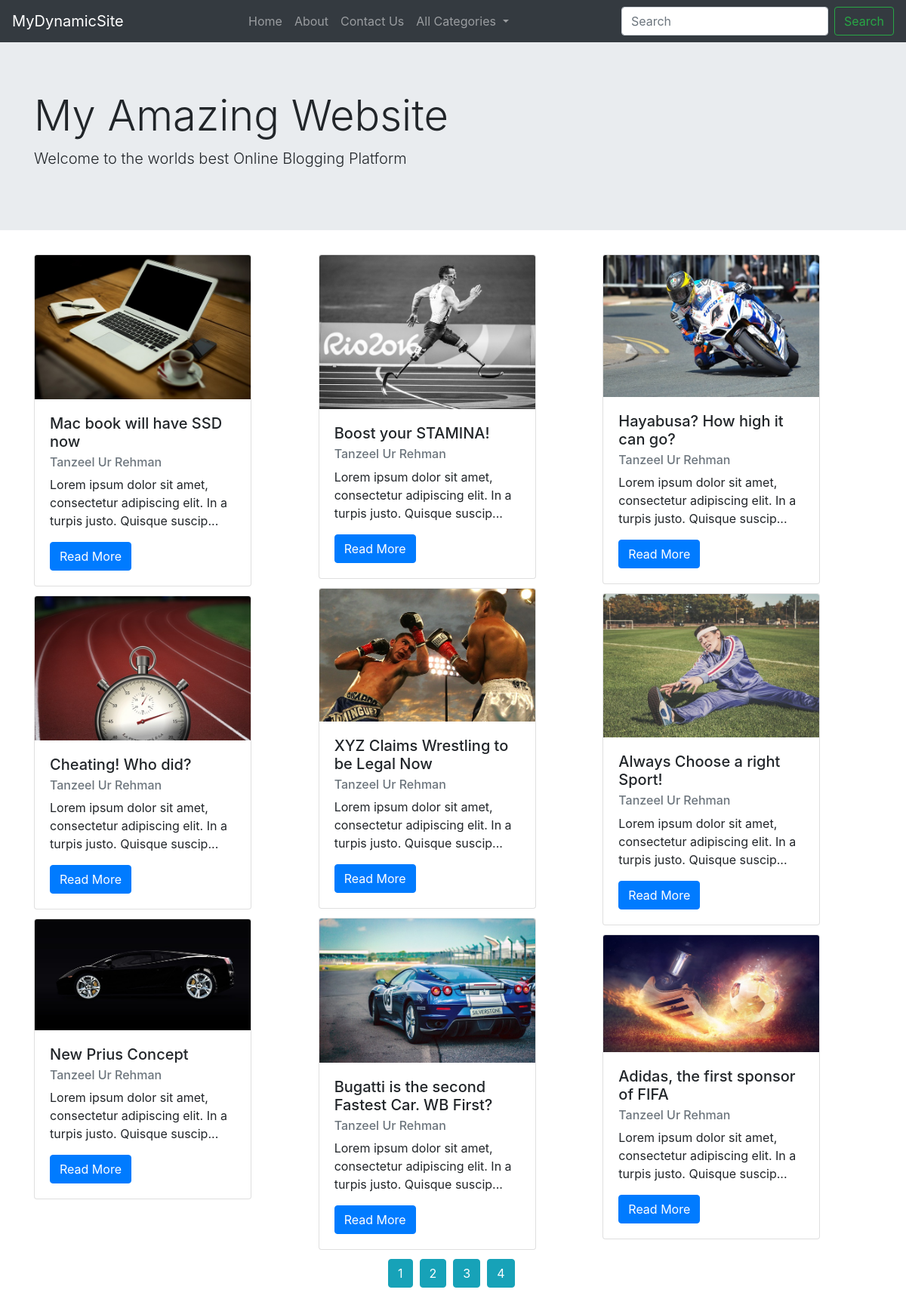
The page / on the database its author committed.
### tables this page shows
CREATE TABLE `page` (
  `page_id` int(11) NOT NULL,
  `page_title` varchar(256) NOT NULL,
  `page_content` longtext NOT NULL
);

CREATE TABLE `settings` (
  `setting_name` varchar(256) NOT NULL,
  `setting_value` longtext NOT NULL
);

CREATE TABLE `author` (
  `author_id` int(11) NOT NULL,
  `author_name` varchar(256) NOT NULL,
  `author_email` varchar(256) NOT NULL,
  `author_password` varchar(256) NOT NULL,
  `author_bio` longtext NOT NULL,
  `author_role` varchar(256) NOT NULL
);

CREATE TABLE `post` (
  `post_id` int(20) NOT NULL,
  `post_title` varchar(256) NOT NULL,
  `post_content` longtext NOT NULL,
  `post_category` int(20) NOT NULL,
  `post_author` int(20) NOT NULL,
  `post_date` varchar(256) NOT NULL,
  `post_keywords` varchar(256) NOT NULL,
  `post_image` varchar(256) NOT NULL
);

### index.php (the view, shortened to what this page needs)
<?php
include_once "includes/functions.php";
include_once "includes/connection.php";
?>
<!DOCTYPE html>
<html lang="en">
	<head>
		<link rel="stylesheet" href="style/bootstrap.min.css">
		<link rel="stylesheet" href="style.css">
	</head>
	<body>
		<?php include_once "includes/nav.php"; ?>
		<div class="jumbotron jumbotron-fluid">
			<div class="container">
				<h1 class="display-4"><?php getSettingValue("home_jumbo_title"); ?></h1>
				<p class="lead"><?php getSettingValue("home_jumbo_desc"); ?></p>
			</div>
		</div>
		<div class="container">
		<?php
			$sqlpg = "SELECT * FROM `post`";
			$resultpg = mysqli_query($conn, $sqlpg);
			$totalposts = mysqli_num_rows($resultpg);
			$totalpages = ceil($totalposts/9);
		?>
		<?php
			if(isset($_GET['p'])){
				$pageid = $_GET['p'];
				$start = ($pageid*9)-9;
				$sql = "SELECT * FROM `post` ORDER BY post_id DESC LIMIT $start,9";
			}else{
				$sql = "SELECT * FROM `post` ORDER BY post_id DESC LIMIT 0,9";
			}
		?>
		<div class="card-columns">
		<?php
			$result = mysqli_query($conn, $sql);
			while($row=mysqli_fetch_assoc($result)){
				$post_title = $row['post_title'];
				$post_image = $row['post_image'];
				$post_author = $row['post_author'];
				$post_content = $row['post_content'];
				$post_id = $row['post_id'];
			$sqlauth = "SELECT * FROM author WHERE author_id='$post_author'";
			$resultauth = mysqli_query($conn, $sqlauth);
			while($authrow=mysqli_fetch_assoc($resultauth)){
				$post_author_name = $authrow['author_name'];
		?>
			<div class="card" style="width: 18rem;">
				<img class="card-img-top" src="<?php echo $post_image ?>" alt="Card image cap">
				<div class="card-body">
				<h5 class="card-title"><?php echo $post_title ?></h5>
				<h6 class="card-subtitle mb-2 text-muted"><?php echo $post_author_name ?></h6>
				<p class="card-text"><?php echo substr(strip_tags($post_content),0,90)."..."; ?></p>
				<a href="post.php?id=<?php echo $post_id; ?>" class="btn btn-primary">Read More</a>
				</div>
			</div>
			<?php }}?>
		</div>
			<?php
				echo "<center>";
				for($i=1;$i<=$totalpages;$i++){
					?>
					<a href="?p=<?php echo $i; ?>"><button class="btn btn-info"><?php echo $i; ?></button></a>&nbsp;
					<?php
				}
				echo "</center>";
			?>
		</div>
	<br><br>
	</body>
</html>

### includes/nav.php (shortened to what this page needs)
<?php
include_once "includes/connection.php";
?>
<nav class="navbar navbar-expand-lg navbar-dark bg-dark">
		  <a class="navbar-brand" href="#">MyDynamicSite</a>
		  <div class="collapse navbar-collapse" id="navbarSupportedContent">
			<ul class="navbar-nav mx-auto">
			  <li class="nav-item">
				<a class="nav-link" href="index.php">Home</a>
			  </li>
			  <?php
				$sqlpage = "SELECT * FROM page";
					$resultpage = mysqli_query($conn, $sqlpage);
					while($rowpage=mysqli_fetch_array($resultpage)){
						$page_id = $rowpage['page_id'];
						$page_title = $rowpage['page_title'];
						?>
						<li class="nav-item">
							<a class="nav-link" href="page.php?id=<?php echo $page_id; ?>"><?php echo $page_title; ?></a>
						</li>
						<?php
					}
			  ?>
			  <li class="nav-item dropdown">
				<a class="nav-link dropdown-toggle" href="#" id="navbarDropdown" role="button" data-toggle="dropdown" aria-haspopup="true" aria-expanded="false">
				  All Categories
				</a>
			  </li>
			</ul>
			<form action="search.php" class="form-inline my-2 my-lg-0">
			  <input name="s" class="form-control mr-sm-2" type="search" placeholder="Search" aria-label="Search">
			  <button class="btn btn-outline-success my-2 my-sm-0" type="submit">Search</button>
			</form>
		  </div>
		</nav>

### includes/functions.php (shortened to what this page needs)
<?php
include_once "connection.php";
function getSettingValue($setting){
	global $conn;
	$sql = "SELECT * FROM settings WHERE setting_name='$setting'";
	$result = mysqli_query($conn, $sql);
	while($row=mysqli_fetch_assoc($result)){
		$value = $row['setting_value'];
		echo $value;
	}
}
?>

### rows shown on the page
page: page_title "About"
page: page_title "Contact Us"
settings: setting_value "My Amazing Website"
settings: setting_value "Welcome to the worlds best Online Blogging Platform"
post: post_title "Mac book will have SSD now", post_content "Lorem ipsum dolor sit amet, consectetur adipiscing elit. In a turpis justo. Quisque suscip"
author: post.post_image (picture), author_name "Tanzeel Ur Rehman"
post: post_title "Cheating! Who did?", post_content "Lorem ipsum dolor sit amet, consectetur adipiscing elit. In a turpis justo. Quisque suscip"
post: post_title "New Prius Concept", post_content "Lorem ipsum dolor sit amet, consectetur adipiscing elit. In a turpis justo. Quisque suscip"
post: post_title "Boost your STAMINA!", post_content "Lorem ipsum dolor sit amet, consectetur adipiscing elit. In a turpis justo. Quisque suscip"
post: post_title "XYZ Claims Wrestling to be Legal Now", post_content "Lorem ipsum dolor sit amet, consectetur adipiscing elit. In a turpis justo. Quisque suscip"
post: post_title "Bugatti is the second Fastest Car. WB First?", post_content "Lorem ipsum dolor sit amet, consectetur adipiscing elit. In a turpis justo. Quisque suscip"
post: post_title "Hayabusa? How high it can go?", post_content "Lorem ipsum dolor sit amet, consectetur adipiscing elit. In a turpis justo. Quisque suscip"
post: post_title "Always Choose a right Sport!", post_content "Lorem ipsum dolor sit amet, consectetur adipiscing elit. In a turpis justo. Quisque suscip"
post: post_title "Adidas, the first sponsor of FIFA", post_content "Lorem ipsum dolor sit amet, consectetur adipiscing elit. In a turpis justo. Quisque suscip"
